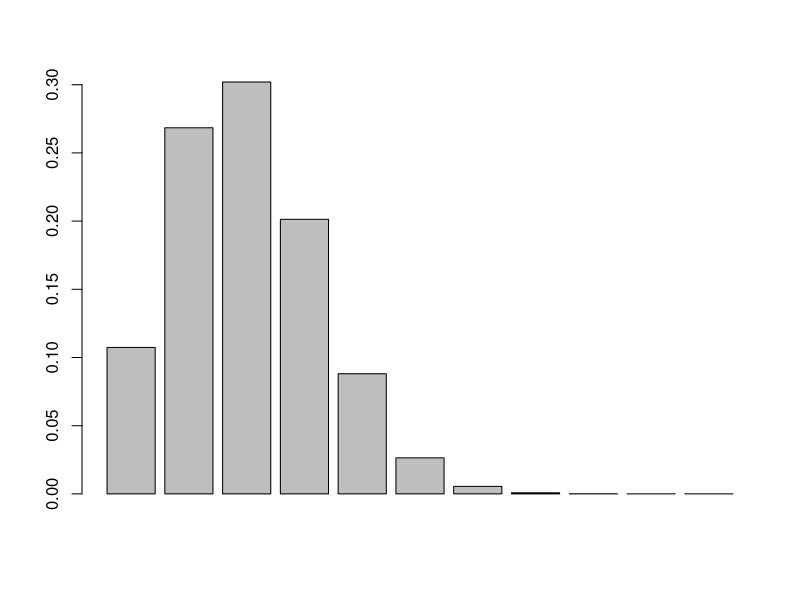
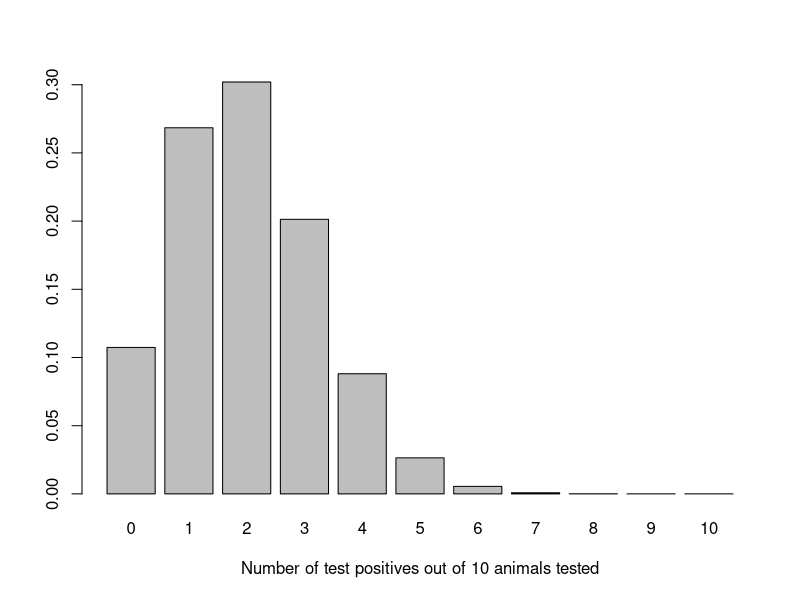

These charts were generated, in order, by the following R code:
## ---- chunk 1
options(htmltools.dir.version = FALSE)
## ---- chunk 2
dbinom(0:10, 10, .2)
## ---- chunk 3
barplot(dbinom(0:10, 10, .2))
## ---- chunk 4
barplot(dbinom(0:10, 10, .2),
        names.arg = 0:10,
        xlab = "Number of test positives out of 10 animals tested")
